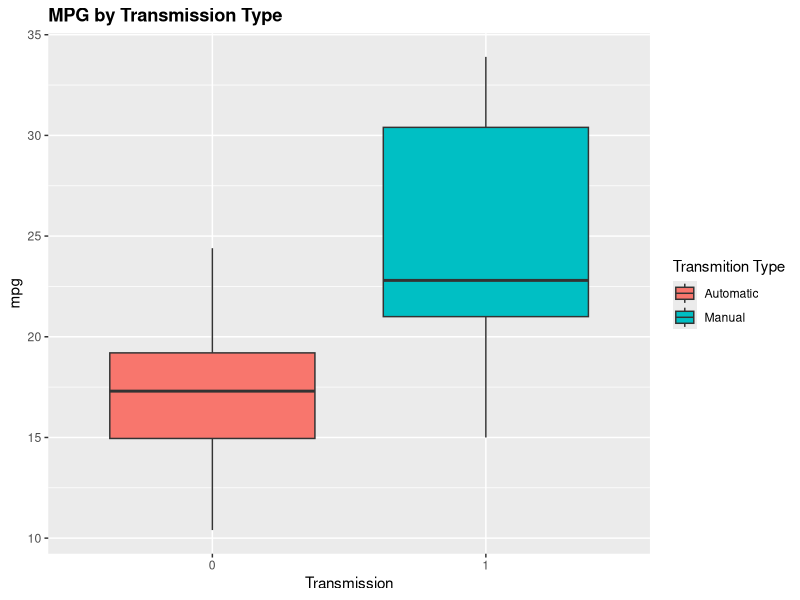
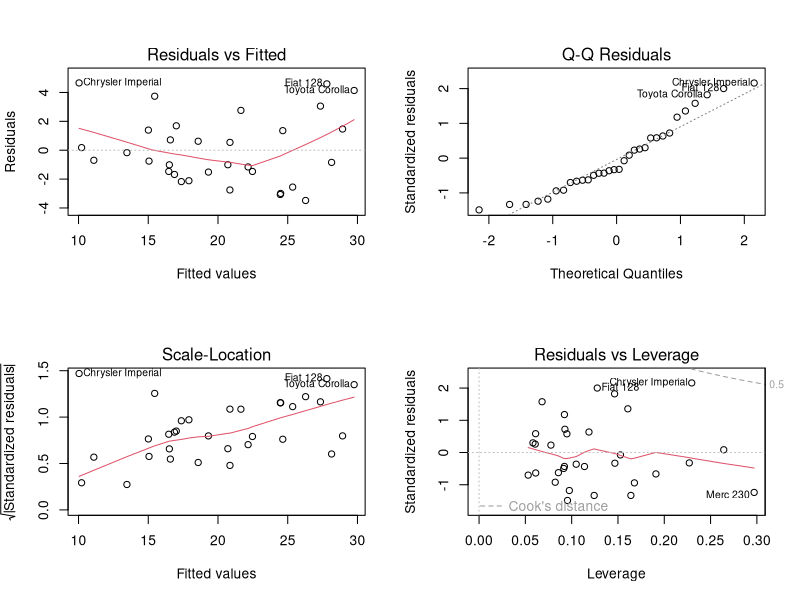

These figures' R source, in order:
## ---- chunk 1

#load data
library(datasets); library(MASS)
data(mtcars)
## ---- chunk 2
fitall=lm(mpg~., data = mtcars)
## ---- chunk 3
step(fitall, direction="backward")
## ---- chunk 4
bestfit=lm(formula = mpg ~ wt + qsec + am, data = mtcars)
summary(bestfit)$coef
## ---- chunk 5
outlier=subset((rstandard(bestfit)),(rstandard(bestfit)>2))
countoutliers=length(outlier)
outliers=names(outlier)
## ---- chunk 6
confint(bestfit)
lowbound=confint(bestfit)[4,1]
upperbound=confint(bestfit)[4,2]
## ---- chunk 7
data(mtcars)
library(ggplot2)
p = ggplot(mtcars, aes(factor(am), mpg, fill=factor(am))) + geom_boxplot() + labs(title="MPG by Transmission Type") + theme(plot.title = element_text(lineheight=.8, face="bold")) + xlab("Transmission")
p + scale_fill_discrete(name="Transmition Type", labels=c("Automatic", "Manual"))
## ---- chunk 8
cor(mtcars)
## ---- chunk 9
summary(fitall)$coef
## ---- chunk 10
summary(bestfit)
## ---- chunk 11
par(mfrow=c(2,2))
plot(bestfit)
